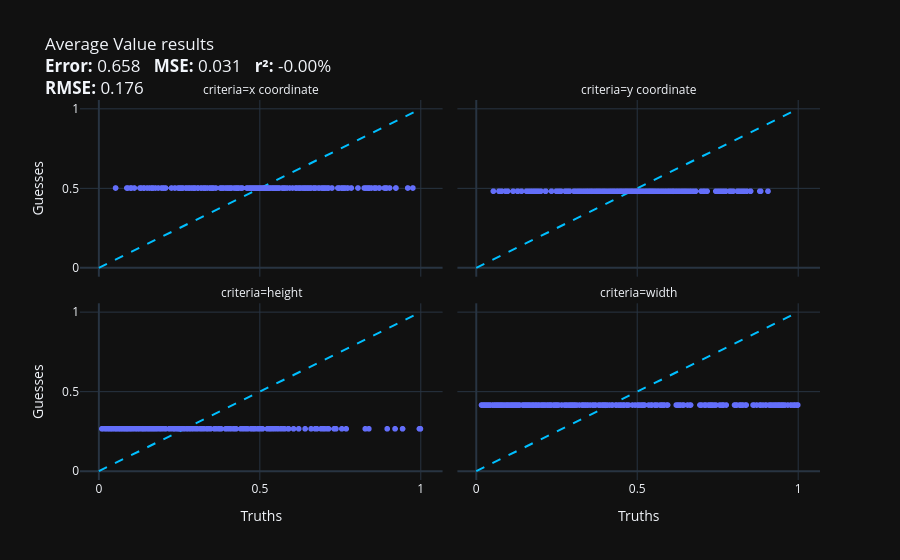
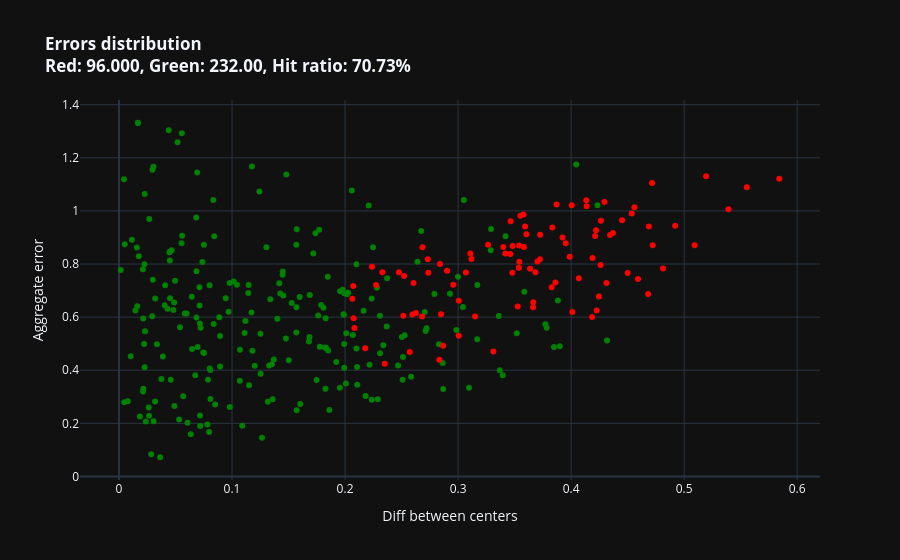

The notebook cell saved with these charts, in order:
### Code cell
evaluate_model(average_value,dataset)

### Figure 1 — Plotly figure (JSON) as saved in the notebook; plotly's stock layout.template omitted (floating-point values rounded to 4 significant figures; data arrays with more than 128 entries replaced by an {"elided": "..."} marker saying what was removed)
{"data": [{"hovertemplate": "criteria=x coordinate<br>Truths=%{x}<br>Guesses=%{y}<extra></extra>", "legendgroup": "", "marker": {"color": "#636efa", "symbol": "circle"}, "mode": "markers", "name": "", "showlegend": false, "x": {"elided": "328 float values"}, "xaxis": "x3", "y": {"elided": "328 float values"}, "yaxis": "y3", "type": "scattergl"}, {"hovertemplate": "criteria=y coordinate<br>Truths=%{x}<br>Guesses=%{y}<extra></extra>", "legendgroup": "", "marker": {"color": "#636efa", "symbol": "circle"}, "mode": "markers", "name": "", "showlegend": false, "x": {"elided": "328 float values"}, "xaxis": "x4", "y": {"elided": "328 float values"}, "yaxis": "y4", "type": "scattergl"}, {"hovertemplate": "criteria=height<br>Truths=%{x}<br>Guesses=%{y}<extra></extra>", "legendgroup": "", "marker": {"color": "#636efa", "symbol": "circle"}, "mode": "markers", "name": "", "showlegend": false, "x": {"elided": "328 float values"}, "xaxis": "x", "y": {"elided": "328 float values"}, "yaxis": "y", "type": "scattergl"}, {"hovertemplate": "criteria=width<br>Truths=%{x}<br>Guesses=%{y}<extra></extra>", "legendgroup": "", "marker": {"color": "#636efa", "symbol": "circle"}, "mode": "markers", "name": "", "showlegend": false, "x": {"elided": "328 float values"}, "xaxis": "x2", "y": {"elided": "328 float values"}, "yaxis": "y2", "type": "scattergl"}, {"legendgroup": "trendline", "line": {"color": "deepskyblue", "dash": "dash", "width": 2}, "mode": "lines", "name": "y = x", "showlegend": false, "x": [0, 1], "y": [0, 1], "type": "scatter", "xaxis": "x", "yaxis": "y"}, {"legendgroup": "trendline", "line": {"color": "deepskyblue", "dash": "dash", "width": 2}, "mode": "lines", "name": "y = x", "showlegend": false, "x": [0, 1], "y": [0, 1], "type": "scatter", "xaxis": "x2", "yaxis": "y2"}, {"legendgroup": "trendline", "line": {"color": "deepskyblue", "dash": "dash", "width": 2}, "mode": "lines", "name": "y = x", "showlegend": false, "x": [0, 1], "y": [0, 1], "type": "scatter", "xaxis": "x3", "yaxis": "y3"}, {"legendgroup": "trendline", "line": {"color": "deepskyblue", "dash": "dash", "width": 2}, "mode": "lines", "name": "y = x", "showlegend": false, "x": [0, 1], "y": [0, 1], "type": "scatter", "xaxis": "x4", "yaxis": "y4"}], "layout": {"xaxis": {"anchor": "y", "domain": [0.0, 0.49], "title": {"text": "Truths"}}, "yaxis": {"anchor": "x", "domain": [0.0, 0.465], "title": {"text": "Guesses"}}, "xaxis2": {"anchor": "y2", "domain": [0.51, 1.0], "matches": "x", "title": {"text": "Truths"}}, "yaxis2": {"anchor": "x2", "domain": [0.0, 0.465], "matches": "y", "showticklabels": false}, "xaxis3": {"anchor": "y3", "domain": [0.0, 0.49], "matches": "x", "showticklabels": false}, "yaxis3": {"anchor": "x3", "domain": [0.535, 1.0], "matches": "y", "title": {"text": "Guesses"}}, "xaxis4": {"anchor": "y4", "domain": [0.51, 1.0], "matches": "x", "showticklabels": false}, "yaxis4": {"anchor": "x4", "domain": [0.535, 1.0], "matches": "y", "showticklabels": false}, "annotations": [{"font": {}, "showarrow": false, "text": "criteria=height", "x": 0.245, "xanchor": "center", "xref": "paper", "y": 0.465, "yanchor": "bottom", "yref": "paper"}, {"font": {}, "showarrow": false, "text": "criteria=width", "x": 0.755, "xanchor": "center", "xref": "paper", "y": 0.465, "yanchor": "bottom", "yref": "paper"}, {"font": {}, "showarrow": false, "text": "criteria=x coordinate", "x": 0.245, "xanchor": "center", "xref": "paper", "y": 1.0, "yanchor": "bottom", "yref": "paper"}, {"font": {}, "showarrow": false, "text": "criteria=y coordinate", "x": 0.755, "xanchor": "center", "xref": "paper", "y": 1.0, "yanchor": "bottom", "yref": "paper"}], "legend": {"tracegroupgap": 0}, "title": {"text": "Average Value results<br><b>Error:</b> 0.658   <b>MSE:</b> 0.031   <b>r²:</b> -0.00% <br><b>RMSE:</b> 0.176"}}}

### Figure 2 — Plotly figure (JSON) as saved in the notebook; plotly's stock layout.template omitted (floating-point values rounded to 4 significant figures; data arrays with more than 128 entries replaced by an {"elided": "..."} marker saying what was removed)
{"data": [{"customdata": {"elided": "232x2 float values"}, "hovertemplate": "color=green<br>diff_center=%{x}<br>aggregate error=%{y}<br>width=%{customdata[0]}<br>height=%{customdata[1]}<extra></extra>", "legendgroup": "green", "marker": {"color": "green", "symbol": "circle"}, "mode": "markers", "name": "green", "orientation": "v", "showlegend": true, "x": {"elided": "232 float values"}, "xaxis": "x", "y": {"elided": "232 float values"}, "yaxis": "y", "type": "scatter"}, {"customdata": {"elided": "96x2 float values"}, "hovertemplate": "color=red<br>diff_center=%{x}<br>aggregate error=%{y}<br>width=%{customdata[0]}<br>height=%{customdata[1]}<extra></extra>", "legendgroup": "red", "marker": {"color": "red", "symbol": "circle"}, "mode": "markers", "name": "red", "orientation": "v", "showlegend": true, "x": [0.2685, 0.4189, 0.4213, 0.2238, 0.2083, 0.3952, 0.5554, 0.4813, 0.2849, 0.5093, 0.3828, 0.3605, 0.2868, 0.3593, 0.4688, 0.3541, 0.5392, 0.4716, 0.3578, 0.4005, 0.3725, 0.3987, 0.3726, 0.4264, 0.2903, 0.2522, 0.2065, 0.2606, 0.3006, 0.2076, 0.2351, 0.456, 0.4068, 0.4185, 0.3871, 0.284, 0.34, 0.2834, 0.492, 0.3861, 0.4261, 0.4221, 0.3924, 0.4344, 0.3118, 0.3069, 0.437, 0.2515, 0.233, 0.3834, 0.3465, 0.2477, 0.2573, 0.3538, 0.3702, 0.3108, 0.4536, 0.5841, 0.3462, 0.2596, 0.4722, 0.348, 0.3684, 0.3312, 0.5194, 0.3665, 0.3663, 0.3541, 0.2958, 0.2732, 0.2073, 0.2178, 0.2626, 0.4011, 0.2682, 0.3006, 0.3637, 0.3265, 0.45, 0.4681, 0.4226, 0.4312, 0.4592, 0.3528, 0.315, 0.4451, 0.3482, 0.4134, 0.3552, 0.4137, 0.4295, 0.4246, 0.2275, 0.3418, 0.2737, 0.3582], "xaxis": "x", "y": [0.8627, 0.823, 0.9053, 0.7897, 0.5587, 0.8781, 1.089, 0.7829, 0.6108, 0.8707, 0.7127, 0.9119, 0.492, 0.9411, 0.9415, 0.8698, 1.006, 1.105, 0.9863, 1.021, 0.8181, 0.8274, 0.91, 0.9627, 0.7749, 0.7545, 0.6694, 0.7286, 0.5296, 0.5955, 0.4249, 1.014, 0.7461, 0.6004, 1.024, 0.7997, 0.8637, 0.4399, 0.9439, 0.7303, 0.7962, 0.9274, 0.8996, 0.9097, 0.8187, 0.7679, 0.9168, 0.6052, 0.7689, 0.9374, 0.9613, 0.7694, 0.4686, 0.7861, 0.8095, 0.8398, 0.9907, 1.121, 0.8376, 0.6101, 0.8706, 0.7672, 0.7689, 0.4706, 1.131, 0.6563, 0.6369, 0.8085, 0.7222, 0.818, 0.7175, 0.483, 0.6152, 0.6193, 0.6026, 0.6621, 0.7819, 0.8727, 0.766, 0.687, 0.6248, 0.7286, 0.7436, 0.6396, 0.6025, 0.9646, 0.8677, 1.04, 0.9814, 1.018, 1.033, 0.678, 0.7211, 0.8396, 0.7668, 0.8637], "yaxis": "y", "type": "scatter"}], "layout": {"xaxis": {"anchor": "y", "domain": [0.0, 1.0], "title": {"text": "Diff between centers"}}, "yaxis": {"anchor": "x", "domain": [0.0, 1.0], "title": {"text": "Aggregate error"}}, "legend": {"title": {"text": "color"}, "tracegroupgap": 0}, "title": {"text": "<b>Errors distribution</b><br><b>Red: 96.000, Green: 232.00, Hit ratio: 70.73% </b>"}, "showlegend": false}}
